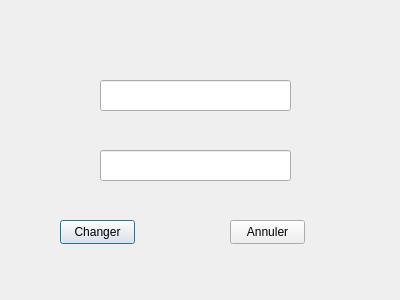
<?xml version="1.0" encoding="UTF-8"?>
<ui version="4.0">
 <class>DialogNouveauMdp</class>
 <widget class="QDialog" name="DialogNouveauMdp">
  <property name="geometry">
   <rect>
    <x>0</x>
    <y>0</y>
    <width>400</width>
    <height>300</height>
   </rect>
  </property>
  <property name="windowTitle">
   <string>Dialog</string>
  </property>
  <widget class="QLineEdit" name="lineEdit_nouveau_mdp">
   <property name="geometry">
    <rect>
     <x>100</x>
     <y>80</y>
     <width>191</width>
     <height>31</height>
    </rect>
   </property>
  </widget>
  <widget class="QLineEdit" name="lineEdit_confirm_mdp">
   <property name="geometry">
    <rect>
     <x>100</x>
     <y>150</y>
     <width>191</width>
     <height>31</height>
    </rect>
   </property>
  </widget>
  <widget class="QPushButton" name="btn_changer">
   <property name="geometry">
    <rect>
     <x>60</x>
     <y>220</y>
     <width>75</width>
     <height>24</height>
    </rect>
   </property>
   <property name="text">
    <string>Changer</string>
   </property>
  </widget>
  <widget class="QPushButton" name="btn_annuler">
   <property name="geometry">
    <rect>
     <x>230</x>
     <y>220</y>
     <width>75</width>
     <height>24</height>
    </rect>
   </property>
   <property name="text">
    <string>Annuler</string>
   </property>
  </widget>
 </widget>
 <resources/>
 <connections/>
</ui>
